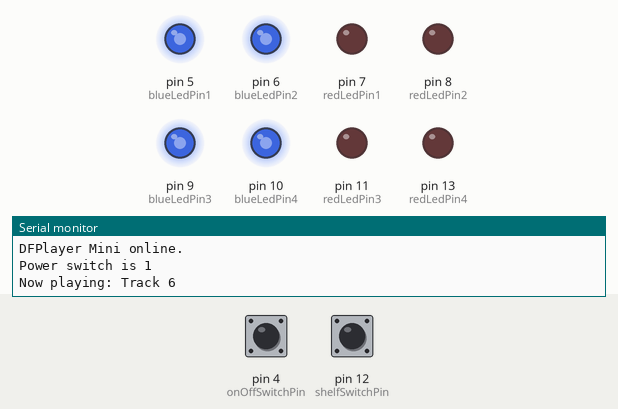
Simulated run of this sketch. Board: Arduino Uno, built with avr-gcc and run on an emulated ATmega328P. Shown: output pins drawn as LEDs (lit = HIGH), the last lines printed to the serial monitor. Inputs (shaded band) come from the test bench; at power-on: pin 12 (shelfSwitchPin) HIGH, pin 4 (onOffSwitchPin) HIGH. Random numbers use the default seed unless the sketch sets one; the audio player accepts every command and is not drawn.

Above: at 1.7 s.
1.8 s: pin 12 (shelfSwitchPin) pulled LOW for 1 s
At 5.5 s:
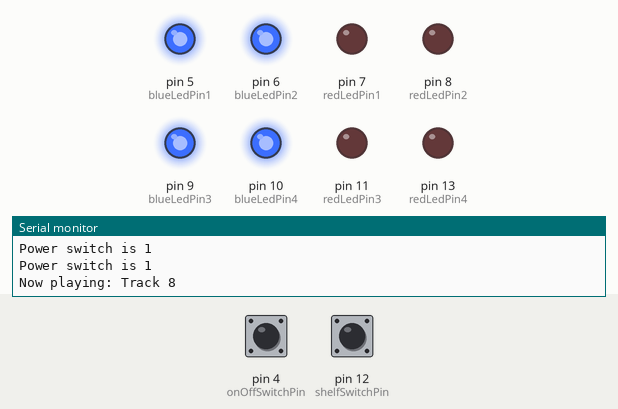
5.8 s: pin 12 (shelfSwitchPin) pulled LOW for 3.2 s
At 9.23 s:
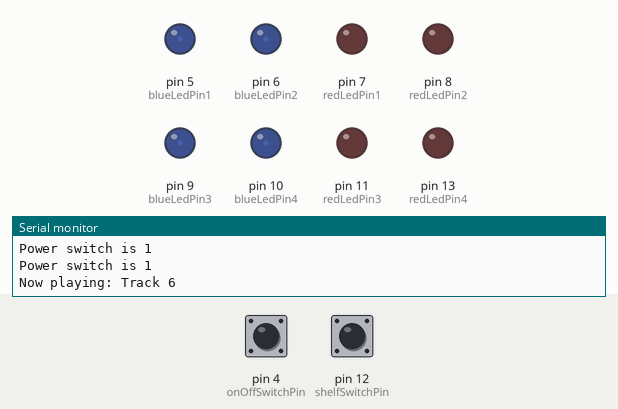
Timing chart, 0 to 12.1 s (numbered marks = the images above; inputs shaded):
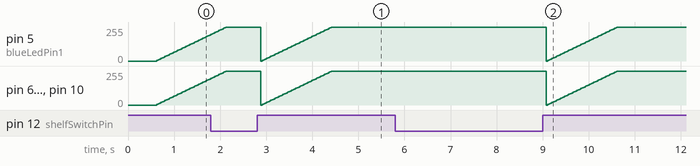

The sketch:

hammy.ino
```cpp
// Make sure to remove wire in pin 10 to
// successfully upload the code to the Arduino.

#include <SoftwareSerial.h>
#include <DFRobotDFPlayerMini.h>

SoftwareSerial mySoftwareSerial(2, 3); // RX, TX

// Alias mp3 library as Player
DFRobotDFPlayerMini Player;

const int blueLedPin1 = 5;
const int blueLedPin2 = 6;
const int blueLedPin3 = 9;
const int blueLedPin4 = 10;

const int redLedPin1 = 7;
const int redLedPin2 = 8;
const int redLedPin3 = 11;
const int redLedPin4 = 13;

// Switch reads from pin 12
const int onOffSwitchPin = 4;
const int shelfSwitchPin = 12;

// Variables will change:
int shelfSwitchState;             // the current reading from the input pin
int lastShelfSwitchState = LOW;   // the previous reading from the input pin

// the following variables are unsigned longs because the time, measured in
// milliseconds, will quickly become a bigger number than can be stored in an int.
unsigned long lastDebounceTime = 0;  // the last time the output pin was toggled
unsigned long debounceDelay = 50;    // the debounce time; increase if the output flickers

/*
 * Track 1: "A swing and a drive, to deep left, awaaay back, gone!"
 * Track 2: "Swiiing and a miss, ballgame!"
 * Track 3: "How about that?!"
 * Track 4: "Strike three called!"
 * Track 5: "Swung on and belted, to deep left, awaaay back, gone! To the home run porch!"
 * Track 6: "And we're underway at the corner of Carnegie and Ontario"
 * Track 7: "Swiiing and a miss!"
 * Track 8: "Ballgame!"
 * Track 9: "Swing and a high drive, deep right center, there she goes! A game winner!"
 */

int trackIndex;
int playbackComplete = 0;
unsigned long playbackStartedAt = 0;
unsigned long playbackTime = 0;

void setup() {
  // initialize the switch pin as an input
  pinMode(shelfSwitchPin, INPUT);
  digitalWrite(shelfSwitchPin, HIGH);

  pinMode(onOffSwitchPin, INPUT);
  digitalWrite(onOffSwitchPin, HIGH);

  // initialize the led pin as an output
  pinMode(blueLedPin1, OUTPUT);
  pinMode(blueLedPin2, OUTPUT);
  pinMode(blueLedPin3, OUTPUT);
  pinMode(blueLedPin4, OUTPUT);

  pinMode(redLedPin1, OUTPUT);
  pinMode(redLedPin2, OUTPUT);
  pinMode(redLedPin3, OUTPUT);
  pinMode(redLedPin4, OUTPUT);

  // Choose a random seed to base the track randomization
  randomSeed(analogRead(0));

  mySoftwareSerial.begin(9600);
  Serial.begin(115200);

  Serial.println();
  Serial.println(F("DFRobot DFPlayer Mini Demo"));
  Serial.println(F("Initializing DFPlayer ... (May take 3~5 seconds)"));

  if (!Player.begin(mySoftwareSerial)) {  //Use softwareSerial to communicate with mp3.
    Serial.println(F("Unable to begin:"));
    Serial.println(F("1.Please recheck the connection!"));
    Serial.println(F("2.Please insert the SD card!"));
    while(true){
      delay(0); // Code to compatible with ESP8266 watch dog.
    }
  }
  Serial.println(F("DFPlayer Mini online."));

  Player.volume(30);  //Set volume value. From 0 to 30
}

void loop() {
  // read the state of the switch on pin 12 into a local variable:
  int reading = digitalRead(shelfSwitchPin);

  // If player is playing, set playback time.
  if (playbackStartedAt > 0) {
    playbackTime = millis() - playbackStartedAt;

    setTrackSpecificLighting(trackIndex, playbackTime);
  }

  // check to see if a beer can was just dispensed.
  // (i.e. the input went from LOW to HIGH), and you've waited long enough
  // since the last press to ignore any noise:

  // If the switch changed, due to noise or pressing:
  if (reading != lastShelfSwitchState) {
    // reset the debouncing timer
    lastDebounceTime = millis();
  }

  if ((millis() - lastDebounceTime) > debounceDelay) {
    // whatever the reading is at, it's been there for longer than the debounce
    // delay, so take it as the actual current state:

    // if the shelf switch state has changed:
    if (reading != shelfSwitchState) {
      shelfSwitchState = reading;
      int onOffSwitchState = digitalRead(onOffSwitchPin);

      Serial.print(F("Power switch is "));
      Serial.println(onOffSwitchState);

      // only trigger the audio if the new button state is HIGH
      if (shelfSwitchState == HIGH) {

        if (onOffSwitchState == HIGH) {
          // select a random track from 1-9
          trackIndex = random(1, 10);
          Player.play(trackIndex);
          playbackStartedAt = millis();
          playbackComplete = 0;

          Serial.print(F("Now playing: Track "));
          Serial.println(trackIndex);

          // Turn the lights on
          // fade in from min to max in increments of 5 points:
          for (int fadeValue = 0 ; fadeValue <= 255; fadeValue += 5) {
            // sets the value (range from 0 to 255):
            analogWrite(blueLedPin1, fadeValue);
            analogWrite(blueLedPin2, fadeValue);
            analogWrite(blueLedPin3, fadeValue);
            analogWrite(blueLedPin4, fadeValue);
            // wait for 30 milliseconds to see the dimming effect
            delay(30);
          }
        } else {
          // Lights only

          // Turn the lights on
          // fade in from min to max in increments of 5 points:
          for (int fadeValue = 0 ; fadeValue <= 255; fadeValue += 5) {
            // sets the value (range from 0 to 255):
            analogWrite(blueLedPin1, fadeValue);
            analogWrite(blueLedPin2, fadeValue);
            analogWrite(blueLedPin3, fadeValue);
            analogWrite(blueLedPin4, fadeValue);
            // wait for 30 milliseconds to see the dimming effect
            delay(30);
          }

          strobeRedLeds();

          delay(2000);

          // fade out from max to min in increments of 5 points:
          for (int fadeValue = 255 ; fadeValue >= 0; fadeValue -= 5) {
            // sets the value (range from 0 to 255):
            analogWrite(blueLedPin1, fadeValue);
            analogWrite(blueLedPin2, fadeValue);
            analogWrite(blueLedPin3, fadeValue);
            analogWrite(blueLedPin4, fadeValue);

            // wait for 30 milliseconds to see the dimming effect
            delay(30);
          }

        } // endif

      }
    }
  }

  // save the reading. Next time through the loop, it'll be the lastShelfSwitchState:
  lastShelfSwitchState = reading;

  if (Player.available()) {
    printDetail(Player.readType(), Player.read()); //Print the detail message from DFPlayer to handle different errors and states.
  }
}

// No special lighting for track 6, 7, 8
void setTrackSpecificLighting(int trackIndex, unsigned long playbackTime) {

  switch(trackIndex) {
    case 1:
      if (playbackTime > 4400) {
        Serial.println(F("Gone!")); // good
        strobeRedLeds();
      }
    break;
    case 2:
      if (playbackTime > 1700) {
        Serial.println(F("Ballgame!")); //good
        strobeRedLeds();
      }
    break;
    case 3:
      strobeRedLeds();
      // flicker whole time
    break;
    case 4:
      if (playbackTime > 1700) {
        Serial.println(F("Called!")); //goood
        strobeRedLeds();
      }
    break;
    case 5:
      if (playbackTime > 5000) {
        Serial.println(F("Gone!"));
        strobeRedLeds();
      }
    break;
    case 9:
      if (playbackTime > 3500) {
        Serial.println(F("There she goes!")); // good
        strobeRedLeds();
      }
    break;
    default:
    break;
  }

}

void strobeRedLeds() {
  for(int i = 0; i < 10; i += 1) {
    digitalWrite(redLedPin1, !digitalRead(redLedPin1));
    delay(50);
    digitalWrite(redLedPin2, !digitalRead(redLedPin2));
    delay(50);
    digitalWrite(redLedPin3, !digitalRead(redLedPin3));
    delay(50);
    digitalWrite(redLedPin4, !digitalRead(redLedPin4));
    delay(50);
  }
}

void printDetail(uint8_t type, int value) {
  switch (type) {
    case TimeOut:
      Serial.println(F("Time Out!"));
      break;
    case WrongStack:
      Serial.println(F("Stack Wrong!"));
      break;
    case DFPlayerCardInserted:
      Serial.println(F("Card Inserted!"));
      break;
    case DFPlayerCardRemoved:
      Serial.println(F("Card Removed!"));
      break;
    case DFPlayerCardOnline:
      Serial.println(F("Card Online!"));
      break;
    case DFPlayerPlayFinished:
      Serial.print(F("Number:"));
      Serial.print(value);
      Serial.println(F(" Play Finished!"));

      // Fixes issue with this callback being called twice consecutively.
      if (playbackComplete == 0) {
        // fade out from max to min in increments of 5 points:
        for (int fadeValue = 255 ; fadeValue >= 0; fadeValue -= 5) {
          // sets the value (range from 0 to 255):
          analogWrite(blueLedPin1, fadeValue);
          analogWrite(blueLedPin2, fadeValue);
          analogWrite(blueLedPin3, fadeValue);
          analogWrite(blueLedPin4, fadeValue);

          // wait for 30 milliseconds to see the dimming effect
          delay(30);
        }
      }

      playbackStartedAt = 0;
      playbackComplete = 1;
      break;
    case DFPlayerError:
      Serial.print(F("DFPlayerError:"));
      switch (value) {
        case Busy:
          Serial.println(F("Card not found"));
          break;
        case Sleeping:
          Serial.println(F("Sleeping"));
          break;
        case SerialWrongStack:
          Serial.println(F("Get Wrong Stack"));
          break;
        case CheckSumNotMatch:
          Serial.println(F("Check Sum Not Match"));
          break;
        case FileIndexOut:
          Serial.println(F("File Index Out of Bound"));
          break;
        case FileMismatch:
          Serial.println(F("Cannot Find File"));
          break;
        case Advertise:
          Serial.println(F("In Advertise"));
          break;
        default:
          break;
      }
      break;
    default:
      break;
  }

}
```
